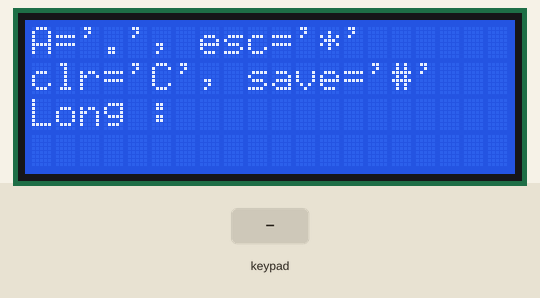
This sketch was run on a simulated Arduino Uno, built with avr-gcc and run on an emulated ATmega328P. On the bench: 20×4 character LCD. The inputs (shaded band) are chosen by the test bench. The local clock reads 2024-03-15 10:24:30 at power-on unless the sketch sets it; storage starts empty; the modem accepts every AT command (registered, SIM ready, sends succeed) and sends nothing else; what the sketch prints to the serial monitor is not drawn.

Above: at 15.6 s.
15.7 s: keypad keys 9 8 7 6 # pressed 0.4 s apart
At 17.9 s:
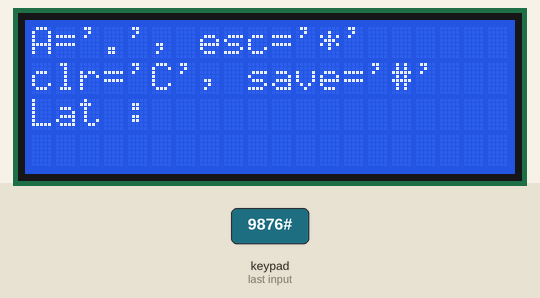
19.2 s: key '*' pressed
At 19.41 s:
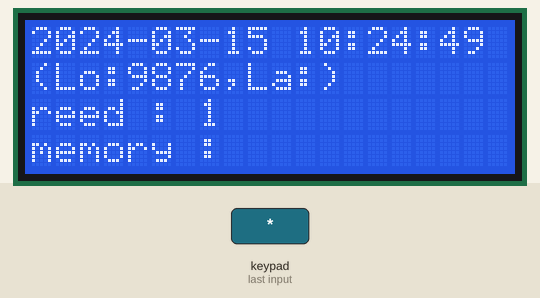
21.6 s: key 'B' pressed
At 22.5 s:
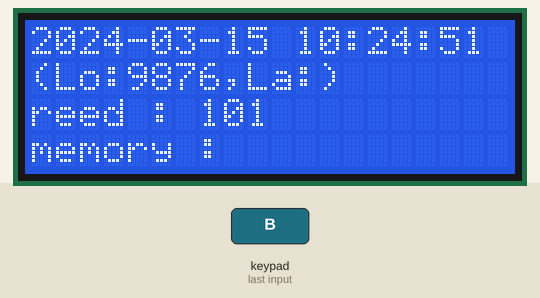
Timing chart, 0 to 24.6 s (numbered marks = the images above; inputs shaded):
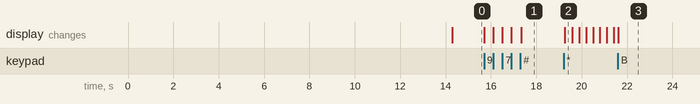

Measured:
- after the input at 15.7 s, the display: first changes at once (image 1 shows a later state)
- after the input at 19.2 s, the display: changes after 0.06 s (image 2)

The sketch:

THIRD_TRY_mega_sim900_i2c_lcd_keypad_reed_sd_reader.ino
```cpp
#include <Keypad.h>
#include <LiquidCrystal_I2C.h>

//GSM specific include
#include <SoftwareSerial.h> //software serial library for serial communication b/w arduino & mySerial

//initializing mySerial as our GSM SIM900A
SoftwareSerial mySerial(12, 13);//connect Tx pin of mySerial to pin 8 of arduino && Rx pin of mySerial to pin no 9 of arduino

char url[130];
char data[100];

//import for clock
#include <Wire.h>
#include <DS3231.h>

//import for sdcard
#include <SPI.h>
#include <SD.h>

DS3231 clock;
RTCDateTime dt;

const int  buttonPin = 2;    // the pin that the reedswitch is attached to
int buttonPushCounter = 0;   // counter for the number of times reed switch detects magnet presses
int buttonState = 0;         // current state of the reed switch

const int ROW_NUM    = 4; // four rows
const int COLUMN_NUM = 4; // four columns

char keys[ROW_NUM][COLUMN_NUM] = {
  {'1','2','3', '.'},
  {'4','5','6', 'B'},
  {'7','8','9', 'C'},
  {'*','0','#', 'D'}
};

byte pin_rows[ROW_NUM] = {9, 8, 7, 6};      // connect to the row pinouts of the keypad
byte pin_column[COLUMN_NUM] = {5, 4, 3, 2}; // connect to the column pinouts of the keypad


Keypad keypad = Keypad(makeKeymap(keys), pin_rows, pin_column, ROW_NUM, COLUMN_NUM );
LiquidCrystal_I2C lcd(0x27, 20, 4); // I2C address 0x27, 20 column and 4 rows

int cursorColumn = 0;

//buffers to hold and save user input for longitude and latitude
char longBuf[20];
char latBuf[20];

//this two variables holds and displays logitude and latitude
char longitude[20];
char latitude[20];

//this key is used to take in input from keypad to reset and brightn the lcd
//'D' to brightn lcd and 'B' to go back and reset are set
char resetKey;

//previous millis is used to hold and save millis() to kim the lcd
long previousMillisLCD; //for backlight dim
long previousMillisSd; //to display seconds on lcd
//the interval for the lcd to stay showing light after user pressed 'D'
long intervalLCD = 30000;
long intervalSd = 4000;

//longIndex and latIndex are used to trace when user inputs value for longitude and latitude
//longDisplayIndex and latDisplayIndex are used to display latitude and longitude to lcd
int longIndex;
int longDisplayIndex;
int latIndex;
int latDisplayIndex;


int cc; //current cursor column
int cr; //current cursor row

//pin number on mega to access sd card
const int chipSelect = 53;

//next file to write reed switch data
File nextFile;

//number of files in SD card to be written
int noOfFile = 1;

//number of files counter to be sent through GSM module
int noOfFileGSM = 1;

//variable to hold noOfFile changed to string
char sNoOfFile[10];

//timebuf to hold current time
char timeBuf[50];

//this function displays information to input logitude value for user
int printGetLongInfo(){
  cc = 0; //current cursor column
  cr = 0; //current cursor row
  lcd.clear();
  lcd.setCursor(cc,cr);
  lcd.print("A='.', esc='*'");
  cr++;
  lcd.setCursor(cc,cr);
  lcd.print("clr='C', save='#'");
  cr++;
  lcd.setCursor(cc,cr);
  lcd.print("Long : ");
  cc = cc + 7;
  lcd.setCursor(cc,cr);
}

//this function displays information to input latitude value for user
int printGetLatInfo(){
  cc = 0; //current cursor column
  cr = 0; //current cursor row
  lcd.clear();
  lcd.setCursor(cc,cr);
  lcd.print("A='.', esc='*'");
  cr++;
  lcd.setCursor(cc,cr);
  lcd.print("clr='C', save='#'");
  cr++;
  lcd.setCursor(cc,cr);
  lcd.print("Lat : ");
  cc = cc + 6;
  lcd.setCursor(cc,cr);
}

//this function takes in values from user to save it in longitude variable
int getLong(){
  //print get long info for user
  printGetLongInfo();
  char key;
  longIndex = 0;
  do{
    key = keypad.getKey();

    //if user is mistaken this will clear user input
    if(key && key=='C'){
      longIndex=0;
      longDisplayIndex=0;
      printGetLongInfo();
    }

    //save buffered value to permanent buffer
    if(key && key == '#'){
      //sizeof(longBuf)/sizeof(longBuf[0])
      for(int i = 0; i < longIndex; i++){
        longitude[i] = longBuf[i];
      }
      break;
    }

    //this function will save the input to buffer
    if(key && key != '*' && key != 'C'){
      lcd.print(key);
      longBuf[longIndex] = key;
      longIndex++;
      cc++;
      lcd.setCursor(cc,cr);
    }
  }while(key != '*');

  //if the longIndex is not zero then assign the value to longDisaplayIndex for display purposes
  if(longIndex != 0){
      longDisplayIndex = longIndex;
  }
}

int getLat(){
  //print get lat info for user
  printGetLatInfo();
  char key;
  latIndex = 0;
  do{
    key = keypad.getKey();

    //clear
    if(key && key=='C'){
      latIndex=0;
      latDisplayIndex=0;
      printGetLatInfo();
    }

    //save buffered value to permanent buffer
    if(key && key == '#'){
      for(int i = 0; i < latIndex; i++){
        latitude[i] = latBuf[i];
      }
      break;
    }

    if(key && key != '*' && key != 'C'){
      lcd.print(key);
      latBuf[latIndex] = key;
      latIndex++;
      cc++;
      lcd.setCursor(cc,cr);
    }
  }while(key != '*');

  if(latIndex != 0){
      latDisplayIndex = latIndex;
  }
}

void setup(){
  //-----------------------------------------------------
  //setup for the GSM SIM900A
  mySerial.begin(19200);

  //initialize Serial for debuging purposes
  Serial.begin(19200);

  Serial.println("Config SIM900...");
  delay(2000);
  Serial.println("Done!...");
  mySerial.flush();
  Serial.flush();

  // attach or detach from GPRS service
  mySerial.println("AT+CGATT?");
  delay(100);
  toSerial();

  // bearer settings
  mySerial.println("AT+SAPBR=3,1,\"CONTYPE\",\"GPRS\"");
  delay(2000);
  toSerial();

  // bearer settings
  mySerial.println("AT+SAPBR=3,1,\"APN\",\"movistar.es\"");
  delay(2000);
  toSerial();
  delay(2000);

  // bearer settings
  mySerial.println("AT+SAPBR=1,1");
  delay(2000);
  toSerial();

  // bearer settings
  mySerial.println("AT+SAPBR=2,1");
  delay(2000);
  toSerial();

   // initialize http service
   mySerial.println("AT+HTTPINIT");
   delay(2000);
   toSerial();
   //setup for the GSM SIM900A
   //-----------------------------------------------------

  //begin clock
  clock.begin();

  // uncomment this to assign compiling date and time
  // Set sketch compiling time
  //clock.setDateTime(__DATE__, __TIME__);

  // initialize the lcd
  lcd.begin();

  //initialize sd card
  if(!SD.begin(chipSelect)){
    Serial.println("initialization failed. Things to check:");
    Serial.println("1. is a card inserted?");
    Serial.println("2. is your wiring correct?");
    Serial.println("3. did you change the chipSelect pin to match your shield or module?");
    Serial.println("Note: press reset or reopen this Serial Monitor after fixing your issue!");
    while (true);
  }

  lcd.backlight();
  getLong();
  getLat();

  //assign previousMillisLCD current time
  previousMillisLCD = millis();
  //assign previousMillisSd current time
  previousMillisSd = millis();


  lcd.clear();
  lcd.setCursor(0,1);
  lcd.print("(Lo:");
  lcd.setCursor(4,1);
  lcd.print(longitude);
  lcd.setCursor(4+longDisplayIndex,1);
  lcd.print(",La:");
  lcd.print(latitude);
  lcd.setCursor(4+longDisplayIndex+latDisplayIndex+4,1);
  lcd.print(")");
  lcd.setCursor(0,2);
  lcd.print("reed :");
  lcd.setCursor(0,3);
  lcd.print("memory :");
}

void loop(){
  //get key from user to setup values for longitude and latitude
  resetKey = keypad.getKey();

  //get date and time from clock
  dt = clock.getDateTime();

  //if user put 'B' as input go to setup()
  if(resetKey == 'B'){
    setup();
  }

  //wakeup show lcd
  if(resetKey == 'D'){
    lcd.backlight();
    previousMillisLCD = millis();
  }

   buttonState = digitalRead(buttonPin);

   if (buttonState != HIGH) {
     buttonPushCounter++;
     Serial.println("on");
     Serial.print("number of button pushes: ");
     Serial.println(buttonPushCounter);
   }


  //dims light of lcd after intervalLCD seconds
  if(millis() - previousMillisLCD > intervalLCD) {
    lcd.noBacklight();
  }

  //saves reed switch data to sdreader
  if(millis() - previousMillisSd > intervalSd){

    writeToSdCard();
    previousMillisSd = millis();

  }

  // Format the time and date and insert into the temporary buffer.

  snprintf(timeBuf, sizeof(timeBuf), "%04d-%02d-%02d %02d:%02d:%02d",
           dt.year, dt.month, dt.day,
           dt.hour, dt.minute, dt.second);

  //prints clock on first line
  lcd.setCursor(0,0);
  lcd.print(timeBuf);
  lcd.setCursor(7,2);
  lcd.print(buttonPushCounter);
}

int writeToSdCard() {
    //converting noOfFile which tracks number of files in sdcard to string which
    //the string variable is sNoOfFile
    itoa(noOfFile,sNoOfFile,10);

    nextFile = SD.open(strcat(sNoOfFile, ".TXT"), FILE_WRITE);//first argument is filename
    if(nextFile){
      nextFile.print(timeBuf);
      nextFile.print("<->");
      nextFile.print(buttonPushCounter);

      nextFile.close();
      noOfFile++;
      buttonPushCounter=0;
      readFromSdCard();
      deleteFromSdCard();
      sendData();
    }else{
      // if the file didn't open, print an error:
      Serial.println("error opening file from read");
    }

}


int readFromSdCard(){
  // re-open the file for reading:
  //sNoOfFile is used here because it is concatinated to .txt file before in write
  nextFile = SD.open(sNoOfFile);
  Serial.println(sNoOfFile);
  if (nextFile) {

    // read from the file until there's nothing else in it:
    while (nextFile.available()) {
      Serial.write(nextFile.read());
    }
    // close the file:
    nextFile.close();
  } else {
    // if the file didn't open, print an error:
    Serial.println("error opening file from read");
  }
}

int deleteFromSdCard(){
  if(SD.remove(sNoOfFile)){
    Serial.print(sNoOfFile);
    Serial.print("deleted");
  }else{
    Serial.print("can not delete");
    Serial.print(sNoOfFile);
  }
}


//send data through GSM module
void sendData() {
   // initialize http service
   mySerial.println("AT+HTTPINIT");
   //delay(2000);
   toSerial();

   // set http param value
   memset(data, 0, 100);
   memset(url, 0, 130);

   sprintf(data,"lema");
   sprintf(url,"AT+HTTPPARA=\"URL\",\"http://www.nrwlpms.com/sim900/get_data.php?pre=%s\"",data);
   mySerial.println(url);
   //mySerial.println("AT+HTTPPARA=\"URL\",\"http://www.nrwlpms.com/sim900/get_data.php?pre=5\"");

   delay(5000);
   toSerial();

   // set http action type 0 = GET, 1 = POST, 2 = HEAD
   mySerial.println("AT+HTTPACTION=0");
   delay(6000);
   toSerial();

   // read server response
   mySerial.println("AT+HTTPREAD");
   delay(1000);
   toSerial();
   delay(2000);

   mySerial.println("");
   mySerial.println("AT+HTTPTERM");
   toSerial();
   delay(300);

}

void toSerial()
{
  while(mySerial.available()!=0)
  {
    Serial.write(mySerial.read());
  }
}
```
